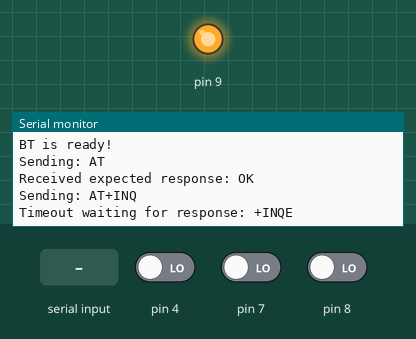
Simulated run of this sketch. Board: Arduino Uno, built with avr-gcc and run on an emulated ATmega328P. Shown: output pins drawn as LEDs (lit = HIGH), the last lines printed to the serial monitor. Inputs (shaded band) come from the test bench; at power-on: pin 4 LOW, pin 7 LOW, pin 8 LOW. The modem accepts every AT command (registered, SIM ready, sends succeed) and sends nothing else.

Above: at 11.2 s.
11.3 s: "+Connected" received over the second serial link
At 12.2 s:
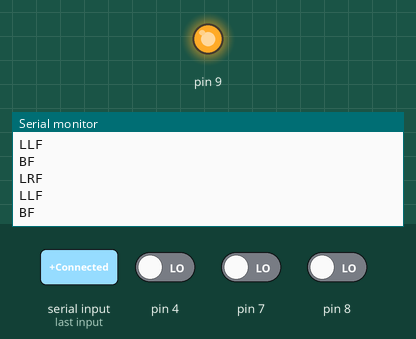
12.8 s: pin 4 driven HIGH
14.8 s: pin 7 driven HIGH
16.9 s: pin 8 driven HIGH
At 17.4 s:
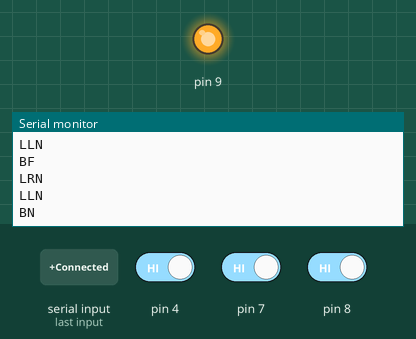

Measured:
- after the input at 11.3 s, the serial monitor: prints a new line at once (image 1)
- after the input at 16.9 s, the serial monitor: prints a new line after 0.08 s (image 2)

The sketch:

BT_AT.ino
```cpp
#include <SoftwareSerial.h>   // 引用程式庫

// 定義連接藍牙模組的序列埠
SoftwareSerial BT(3, 2); // 接收腳, 傳送腳
char val;  // 儲存接收資料的變數
int state = 0;
String receivedData = "";  // 儲存接收的資料

void setup() {
  Serial.begin(9600);   // 與電腦序列埠連線
  Serial.println("BT is ready!");

  // 設定藍牙模組的連線速率
  BT.begin(9600);
  pinMode(9, OUTPUT);
  digitalWrite(9, HIGH);

  // 設定port 3-9為輸入腳位
  pinMode(4, INPUT);
  pinMode(7, INPUT);
  pinMode(8, INPUT);

  // 藍牙連線初始化過程
  sendATCommand("AT");  // 發送 AT 指令
  if (waitForResponse("OK")) {  // 等待 OK 回應
    receivedData = "";  // 清空接收資料
    sendATCommand("AT+INQ");  // 發送 AT+INQ 指令
    if (waitForResponse("+INQE")) {  // 等待 +INQE 回應
      receivedData = "";  // 清空接收資料
      sendATCommand("AT+CONN1");  // 發送 AT+CONN1 指令來連接
    }
  }
}

void loop() {
  if (state == 1) {
    // 判斷port 3-9的狀態，並根據狀態發送不同指令到藍牙模組
    if (digitalRead(4) == 1) {
      BT.println("LRN");
      Serial.print("LRN\r\n");
    }
    else if (digitalRead(4) == 0) {
      BT.println("LRF");
      Serial.print("LRF\r\n");
    }
    if (digitalRead(7) == 1) {
      BT.println("LLN");
      Serial.print("LLN\r\n");
    }
    else if (digitalRead(7) == 0) {
      BT.println("LLF");
      Serial.print("LLF\r\n");
    }
    if (digitalRead(8) == 1) {
      BT.println("BN");
      Serial.print("BN\r\n");
    }
    else if (digitalRead(8) == 0) {
      BT.println("BF");
      Serial.print("BF\r\n");
    }

    delay(500);
  } else if (state == 0) {
    // 若收到藍牙模組的資料，則送到「序列埠監控視窗」
    if (BT.available()) {
      val = BT.read();
      receivedData += val;  // 將接收到的資料拼接到receivedData字串中

      // 當接收到完整的"+Connected"時，將state設為1
      if (receivedData.indexOf("+Connected") >= 0) {
        state = 1;
        Serial.println("State changed to 1.");
      }

      Serial.print(val);  // 顯示接收到的資料
    }

    // 若收到「序列埠監控視窗」的資料，則送到藍牙模組
    if (Serial.available()) {
      val = Serial.read();
      BT.print(val);
    }
  }
}

// 發送 AT 指令並等待回應
void sendATCommand(String command) {
  BT.println(command);  // 發送指令到藍牙模組
  Serial.println("Sending: " + command);  // 顯示發送的指令
  receivedData = "";  // 清空接收資料
}

// 使用 while 迴圈等待回應
bool waitForResponse(String expectedResponse) {
  unsigned long startMillis = millis();  // 記錄等待開始時間
  unsigned long timeout = 10000;  // 設定超時時間（例如 5 秒）

  while (millis() - startMillis < timeout) {
    if (BT.available()) {
      char c = BT.read();
      receivedData += c;  // 將接收到的資料拼接到receivedData字串中

      // 檢查是否收到預期的回應
      if (receivedData.indexOf(expectedResponse) >= 0) {
        Serial.println("Received expected response: " + expectedResponse);
        return true;  // 返回 true，表示已收到預期回應
      }
    }
  }

  // 如果超過超時時間仍未收到預期回應
  Serial.println("Timeout waiting for response: " + expectedResponse);
  return false;  // 返回 false，表示超時未收到回應
}
```
